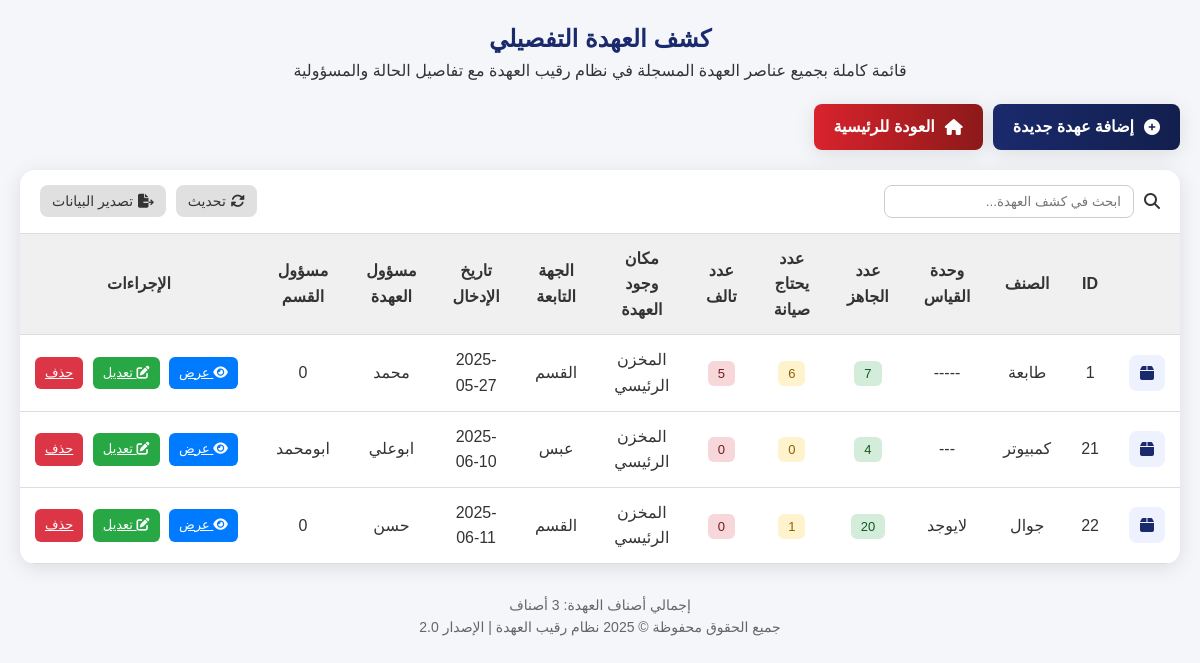
Page /items_management.php on the committed database.
### tables this page shows
CREATE TABLE `kashf` (
  `id` int(11) NOT NULL,
  `الصنف` varchar(50) NOT NULL,
  `وحدة_القياس` varchar(20) NOT NULL,
  `عدد_الجاهز` int(5) NOT NULL,
  `عدد_يحتاج_صيانة` int(5) NOT NULL,
  `عدد_تالف` int(5) NOT NULL,
  `مكان_وجود_العهدة` varchar(30) NOT NULL,
  `الجهة_التي_تتبعها_العهدة` varchar(50) NOT NULL,
  `تأربخ_الادخال` date NOT NULL,
  `اسم_الشخص_المسؤول_عن_العهدة` varchar(45) NOT NULL,
  `اسم_الشخص_المسؤول_على_القسم` varchar(45) NOT NULL
);

### items_management.php (the view, shortened to what this page needs)
<?php
include 'db.php';
?>
<!DOCTYPE html>
<html lang="ar" dir="rtl">
<head>
    <link rel="stylesheet" href="https://cdnjs.cloudflare.com/ajax/libs/font-awesome/6.4.0/css/all.min.css">
</head>
<body>
<div class="container">
    <div class="header">
        <h1>كشف العهدة التفصيلي</h1>
        <p>قائمة كاملة بجميع عناصر العهدة المسجلة في نظام رقيب العهدة مع تفاصيل الحالة والمسؤولية</p>
    </div>
    <div class="action-buttons">
        <a href="add_item.php" class="action-btn primary">
            <i class="fas fa-plus-circle"></i> إضافة عهدة جديدة
        </a>
        <a href="dashboard.php" class="action-btn secondary">
            <i class="fas fa-home"></i> العودة للرئيسية
        </a>
    </div>
    <div class="items-table-container">
        <div class="toolbar">
            <div class="search-box">
                <i class="fas fa-search"></i>
                <input type="text" id="searchInput" placeholder="ابحث في كشف العهدة...">
            </div>
            <div class="table-actions">
                <button class="table-btn refresh" id="refreshBtn">
                    <i class="fas fa-sync-alt"></i> تحديث
                </button>
                <div class="export-dropdown" id="exportDropdown">
                    <button class="table-btn export" id="exportBtn">
                        <i class="fas fa-file-export"></i> تصدير البيانات
                    </button>
                </div>
            </div>
        </div>
        <div class="table-responsive">
            <table class="items-table" id="itemsTable">
                <thead>
                    <tr>
                        <th style="width: 60px;"></th>
                        <th>ID</th>
                        <th>الصنف</th>
                        <th>وحدة القياس</th>
                        <th>عدد الجاهز</th>
                        <th>عدد يحتاج صيانة</th>
                        <th>عدد تالف</th>
                        <th>مكان وجود العهدة</th>
                        <th>الجهة التابعة</th>
                        <th>تاريخ الإدخال</th>
                        <th>مسؤول العهدة</th>
                        <th>مسؤول القسم</th>
                        <th style="width: 200px;">الإجراءات</th>
                    </tr>
                </thead>
                <tbody>
                    <?php
                    $sql = "SELECT * FROM kashf ORDER BY `id` ASC";
                    $result = $conn->query($sql);
                    if ($result->num_rows > 0) {
                        while ($row = $result->fetch_assoc()) {
                            echo "<tr>";
                            echo "<td><div class='item-icon'><i class='fas fa-box'></i></div></td>";
                            echo "<td>" . htmlspecialchars($row['id']) . "</td>";
                            echo "<td>" . htmlspecialchars($row['الصنف']) . "</td>";
                            echo "<td>" . htmlspecialchars($row['وحدة_القياس']) . "</td>";
                            echo "<td><span class='status-badge status-ready'>" . htmlspecialchars($row['عدد_الجاهز']) . "</span></td>";
                            echo "<td><span class='status-badge status-maintenance'>" . htmlspecialchars($row['عدد_يحتاج_صيانة']) . "</span></td>";
                            echo "<td><span class='status-badge status-damaged'>" . htmlspecialchars($row['عدد_تالف']) . "</span></td>";
                            echo "<td>" . htmlspecialchars($row['مكان_وجود_العهدة']) . "</td>";
                            echo "<td>" . htmlspecialchars($row['الجهة_التي_تتبعها_العهدة']) . "</td>";
                            echo "<td>" . htmlspecialchars($row['تأربخ_الادخال']) . "</td>";
                            echo "<td>" . htmlspecialchars($row['اسم_الشخص_المسؤول_عن_العهدة']) . "</td>";
                            echo "<td>" . htmlspecialchars($row['اسم_الشخص_المسؤول_على_القسم']) . "</td>";
                            echo "<td class='action-cell'>
                                    <a href='view_item.php?id=" . $row['id'] . "' class='action-btn-small view' title='عرض التفاصيل'><i class='fas fa-eye'></i> عرض</a>
                                    <a href='edit_item.php?id=" . $row['id'] . "' class='action-btn-small edit' title='تعديل العهدة'><i class='fas fa-edit'></i> تعديل</a>
                                    <a href='delete_item.php?id=" . $row['id'] . "' class='action-btn-small delete delete-link' title='حذف العهدة'>حذف</a>
                                  </td>";
                            echo "</tr>";
                        }
                    } else {
                        echo "<tr><td colspan='13'>لا توجد بيانات متاحة</td></tr>";
                    }
                    ?>
                </tbody>
            </table>
        </div>
    </div>
    <div class="footer">
        <?php
        $sql_count = "SELECT COUNT(*) AS total_items FROM kashf";
        $result_count = $conn->query($sql_count);
        $row_count = $result_count->fetch_assoc();
        echo "<p>إجمالي أصناف العهدة: " . $row_count['total_items'] . " أصناف</p>";
        echo "<p>جميع الحقوق محفوظة &copy; " . date('Y') . " نظام رقيب العهدة | الإصدار 2.0</p>";
        ?>
    </div>
</div>
</body>
</html>

### items_management.php (style rules this page uses)
:root { --primary: #1a2a6c; --primary-dark: #121f4d; --secondary: #d9232d; --card-shadow: 0 4px 20px rgba(0, 0, 0, 0.1); }
* { box-sizing: border-box; margin: 0; padding: 0; font-family: 'Tajawal', sans-serif; }
body { background-color: #f4f6f9; color: #333; line-height: 1.6; }
.container { max-width: 1200px; margin: 0 auto; padding: 20px; }
.header { text-align: center; margin-bottom: 20px; }
.header h1 { font-size: 24px; color: #1a2a6c; }
.action-buttons { display: flex; justify-content: flex-start; gap: 10px; margin-bottom: 20px; }
.action-btn { display: inline-flex; align-items: center; gap: 10px; padding: 10px 20px; font-size: 16px; border-radius: 8px; transition: all 0.3s ease; cursor: pointer; text-decoration: none; font-weight: bold; box-shadow: var(--card-shadow); }
.action-btn.primary { background: linear-gradient(to right, var(--primary), var(--primary-dark)); color: white; }
.action-btn.secondary { background: linear-gradient(to right, var(--secondary), #8c1919); color: white; }
.items-table-container { background: white; border-radius: 15px; box-shadow: var(--card-shadow); overflow: hidden; }
.toolbar { display: flex; justify-content: space-between; align-items: center; padding: 15px 20px; border-bottom: 1px solid #ddd; }
.search-box { display: flex; align-items: center; gap: 10px; position: relative; }
.search-box input { width: 250px; padding: 8px 12px; border: 1px solid #ccc; border-radius: 8px; }
.table-actions { display: flex; gap: 10px; }
.table-btn { padding: 8px 12px; border: none; border-radius: 8px; cursor: pointer; display: flex; align-items: center; gap: 5px; font-size: 14px; background: #e0e0e0; color: #333; }
.export-dropdown { position: relative; display: inline-block; }
.table-responsive { overflow-x: auto; }
.items-table { width: 100%; border-collapse: collapse; }
.items-table thead tr { background: #f0f0f0; }
.items-table th, .items-table td { padding: 12px 15px; text-align: center; border-bottom: 1px solid #ddd; }
.item-icon { width: 36px; height: 36px; background: #eef2ff; border-radius: 8px; display: flex; align-items: center; justify-content: center; color: var(--primary); }
.status-badge { padding: 5px 10px; border-radius: 6px; font-size: 13px; }
.status-ready { background: #d4edda; color: #155724; }
.status-maintenance { background: #fff3cd; color: #856404; }
.status-damaged { background: #f8d7da; color: #721c24; }
.action-cell { white-space: nowrap; }
.action-btn-small { padding: 6px 10px; font-size: 13px; margin-right: 5px; border-radius: 6px; display: inline-block; }
.action-btn-small.view { background: #007bff; color: white; }
.action-btn-small.edit { background: #28a745; color: white; }
.action-btn-small.delete { background: #dc3545; color: white; }
.footer { margin-top: 30px; text-align: center; font-size: 14px; color: #666; }

### rows in the picture
kashf: id "1", الصنف "طابعة", وحدة_القياس "-----", عدد_الجاهز "7", عدد_يحتاج_صيانة "6", عدد_تالف "5", مكان_وجود_العهدة "المخزن الرئيسي", الجهة_التي_تتبعها_العهدة "القسم", تأربخ_الادخال "2025-05-27", اسم_الشخص_المسؤول_عن_العهدة "محمد", اسم_الشخص_المسؤول_على_القسم "0"
kashf: id "21", الصنف "كمبيوتر", وحدة_القياس "---", عدد_الجاهز "4", عدد_يحتاج_صيانة "0", عدد_تالف "0", مكان_وجود_العهدة "المخزن الرئيسي", الجهة_التي_تتبعها_العهدة "عبس", تأربخ_الادخال "2025-06-10", اسم_الشخص_المسؤول_عن_العهدة "ابوعلي", اسم_الشخص_المسؤول_على_القسم "ابومحمد"
kashf: id "22", الصنف "جوال", وحدة_القياس "لايوجد", عدد_الجاهز "20", عدد_يحتاج_صيانة "1", عدد_تالف "0", مكان_وجود_العهدة "المخزن الرئيسي", الجهة_التي_تتبعها_العهدة "القسم", تأربخ_الادخال "2025-06-11", اسم_الشخص_المسؤول_عن_العهدة "حسن", اسم_الشخص_المسؤول_على_القسم "0"
